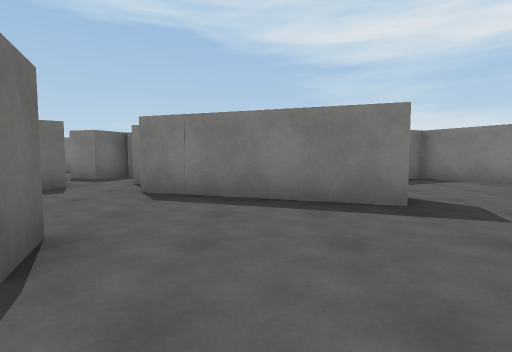
view 1 (above)

24 first-person views from a walk through a 3-D level made in the Unity game engine. The camera is 1.2 m above the floor, tilts 4° down and sees 80° across. The floor is counted in squares, 2 m on a side. Each view is taken from the middle of a square. On the plan, view 1 faces up. The plan holds only what a view shows up to about 9 squares ahead; the rest is blank. The place goes on beyond the plan. Some animated figures are not drawn. Surface patterns are stand-ins for the level's own textures.

view 2
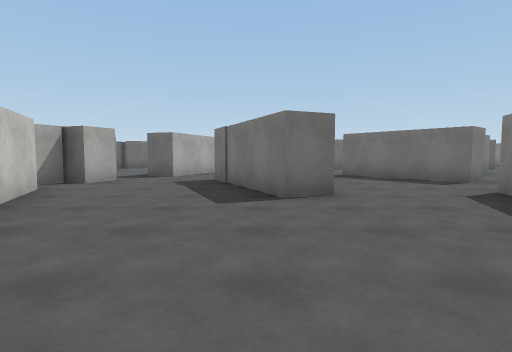

view 3
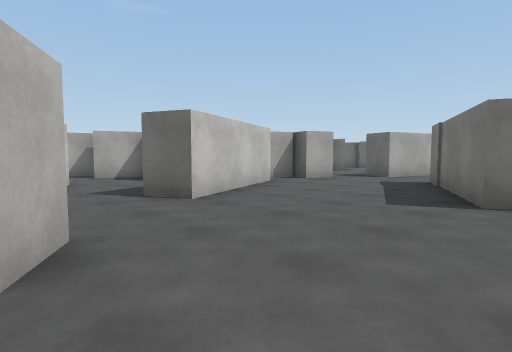

view 4
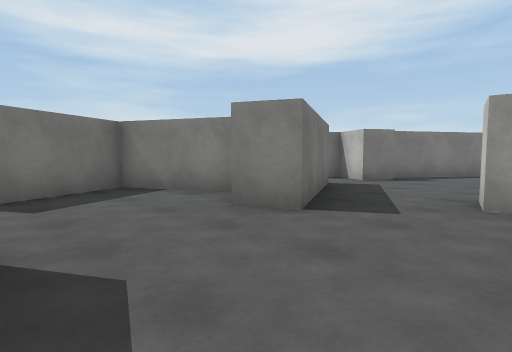

view 5
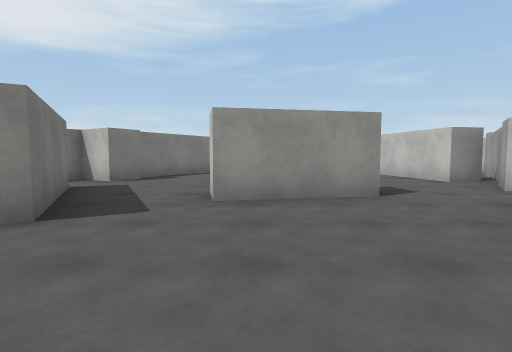

view 6
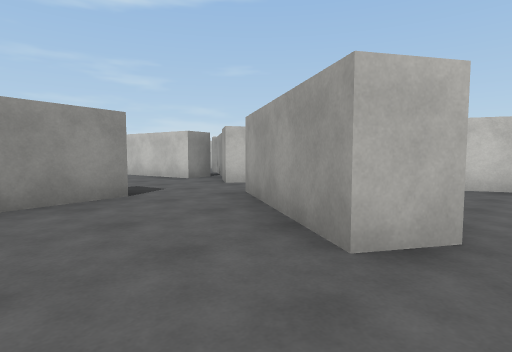

view 7
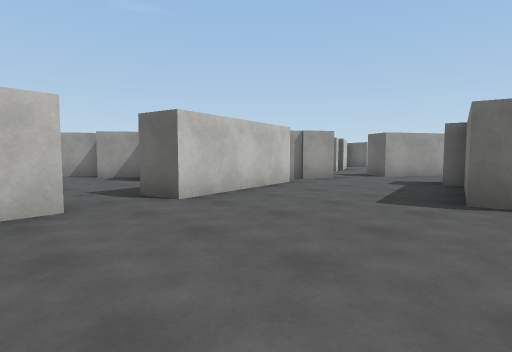

view 8
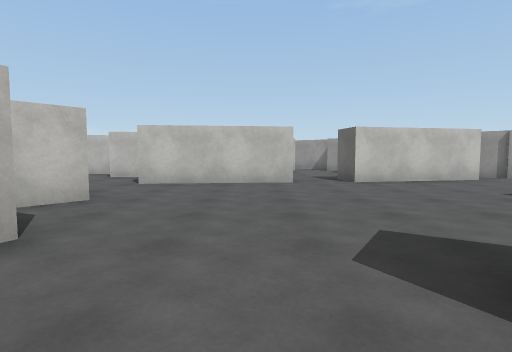

view 9
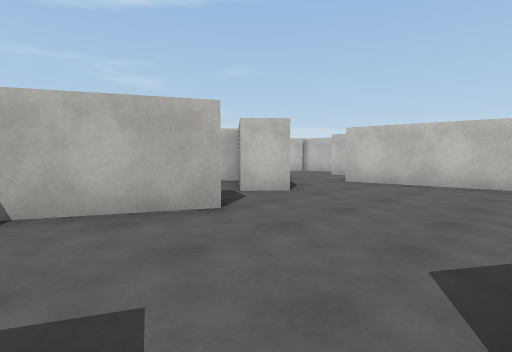

view 10
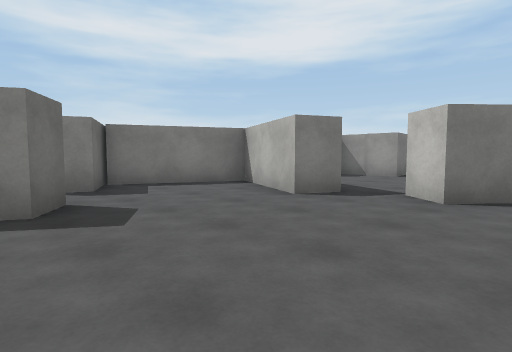

view 11
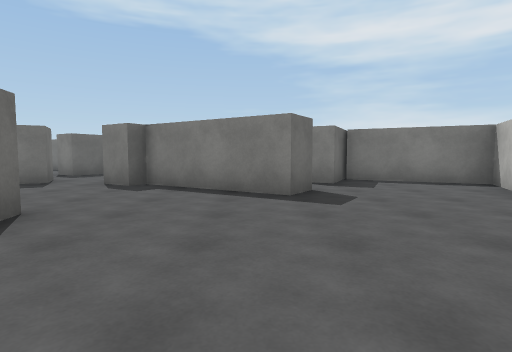

view 12
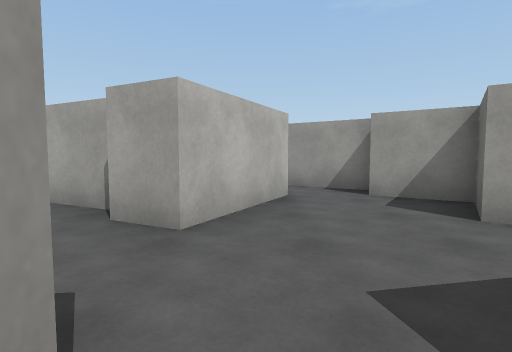

view 13
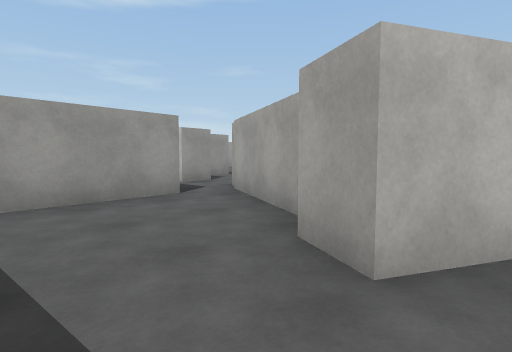

view 14
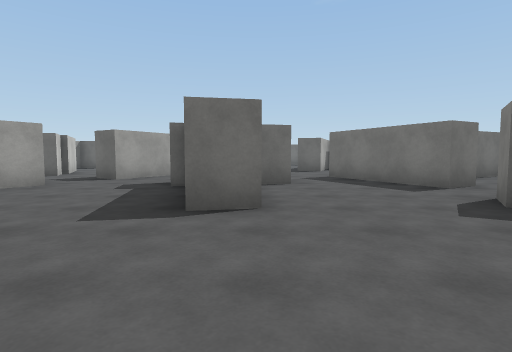

view 15
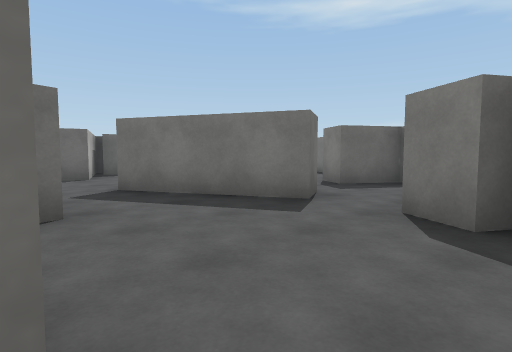

view 16
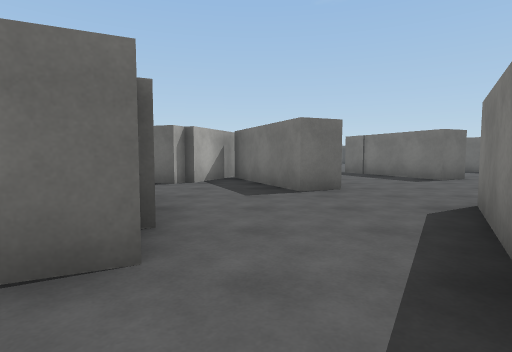

view 17
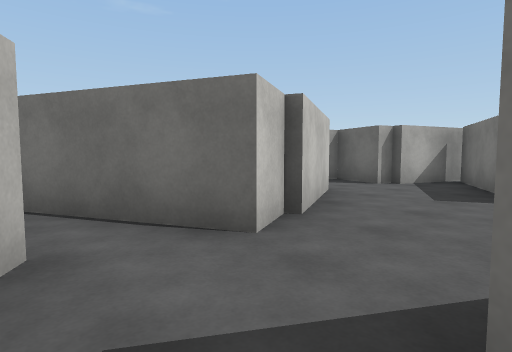

view 18
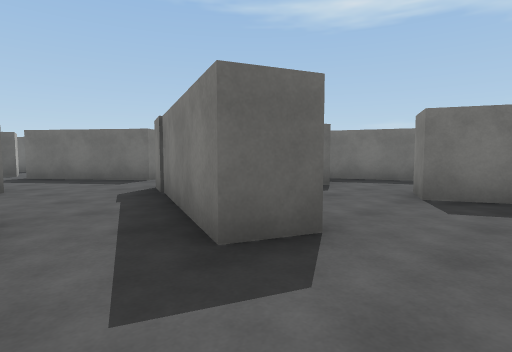

view 19
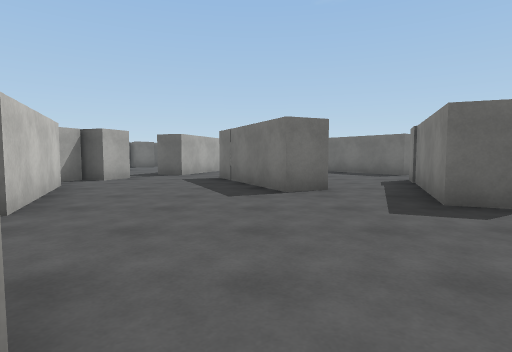

view 20
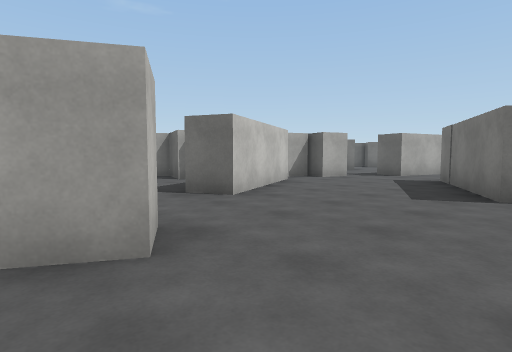

view 21
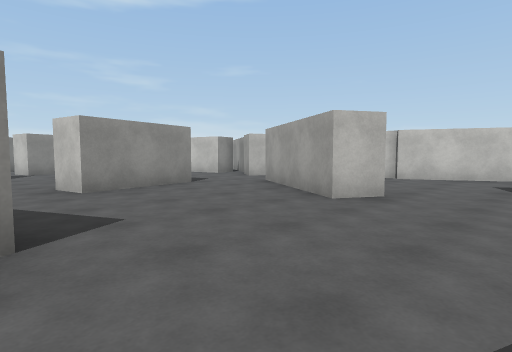

view 22
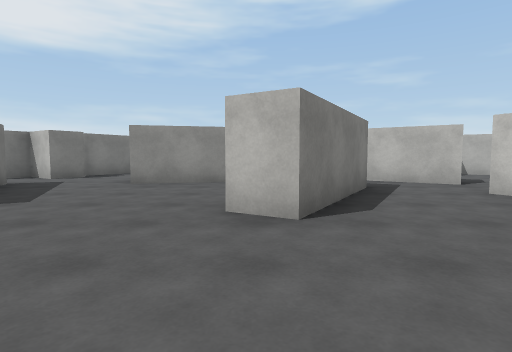

view 23
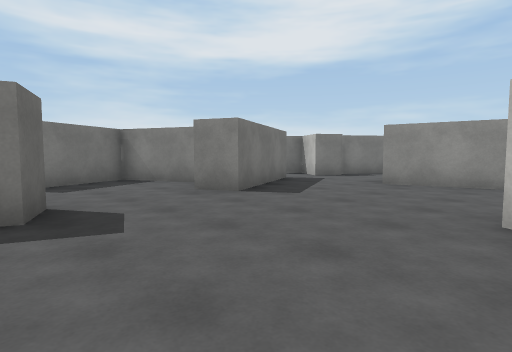

view 24
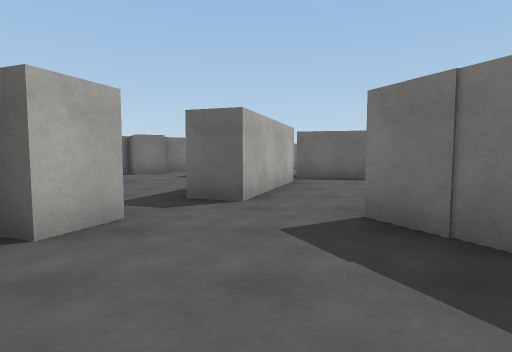

### Floor plan
Key: @ floor where view 1 was taken; # wall or solid block; x gap in a wall; . floor.
Columns run from 8 left of view 1 to 18 right of it. Each row starts with its distance up from view 1.
  9     #          ##
  8    .##     ###x#.
  7    ...    ##.#...     #
  6     #.#   ...###..#  #####
  5    ##.###....###.### ....#
  4   ##....###..#.....##....#
  3    .....................##.
  2       #.......##.#.........
  1     ###........###.......#.
  0    .....@..#.............##
 -1  ##........###............
 -2   #.....##...#...####.###..
 -3   ..#.###......#### .......
 -4     ####...##.## ##......##
 -5        #..#####  ##...#..#
 -6     #  ##....#  .##..####..
 -7    ##.###....###.###.   ##.
 -8   ##...###..##.....##
 -9 #.....................
-10 #    #.##.......#   .#
-11 #....###........#
-12 ##..........##...
-13  ####........###..
-14   .......##....##.
-15 .....#####......#
-16 ..       ...###x#
-17          # ##  ..

Where each view was taken, in squares from view 1:
view 1: 0 up, 0 right, facing up
view 2: 1 up, 3 right, facing left
view 3: 2 up, 3 right, facing down-left
view 4: 2 up, 2 right, facing up-right
view 5: 2 up, 2 right, facing right
view 6: 2 up, 2 right, facing down-right
view 7: 2 up, 14 right, facing down-left
view 8: 5 up, 14 right, facing down
view 9: 5 up, 13 right, facing down-right
view 10: 0 up, 12 right, facing up-right
view 11: 1 down, 12 right, facing up
view 12: 2 down, 13 right, facing down
view 13: 3 down, 13 right, facing down-right
view 14: 2 up, 13 right, facing left
view 15: 2 up, 10 right, facing up-left
view 16: 3 down, 6 right, facing left
view 17: 2 down, 6 right, facing down-left
view 18: 10 down, 3 right, facing up-left
view 19: 11 down, 5 right, facing left
view 20: 10 down, 5 right, facing down-left
view 21: 8 down, 2 right, facing down-right
view 22: 12 down, 1 right, facing right
view 23: 12 down, 1 right, facing up-right
view 24: 13 down, 0 right, facing left
